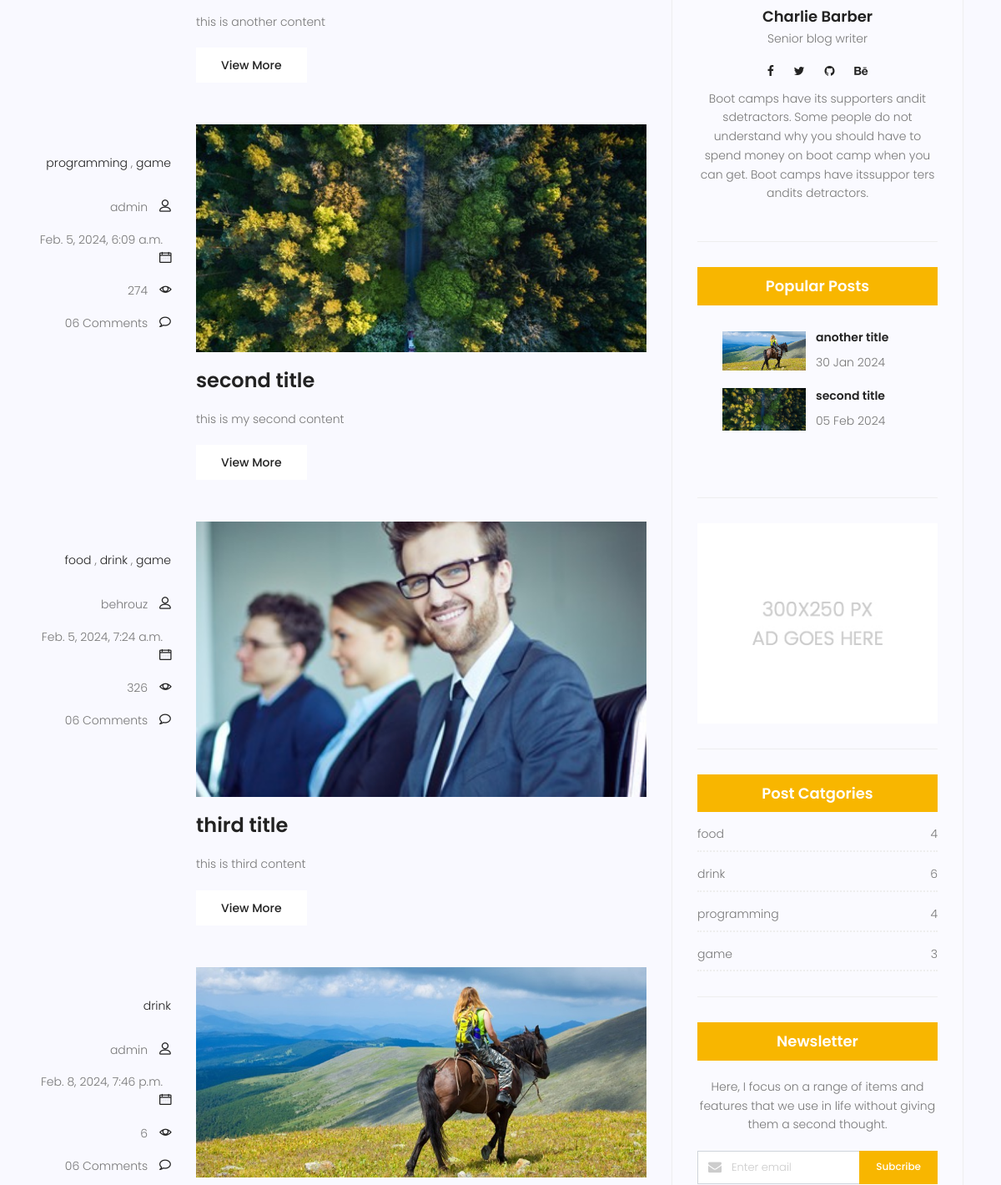
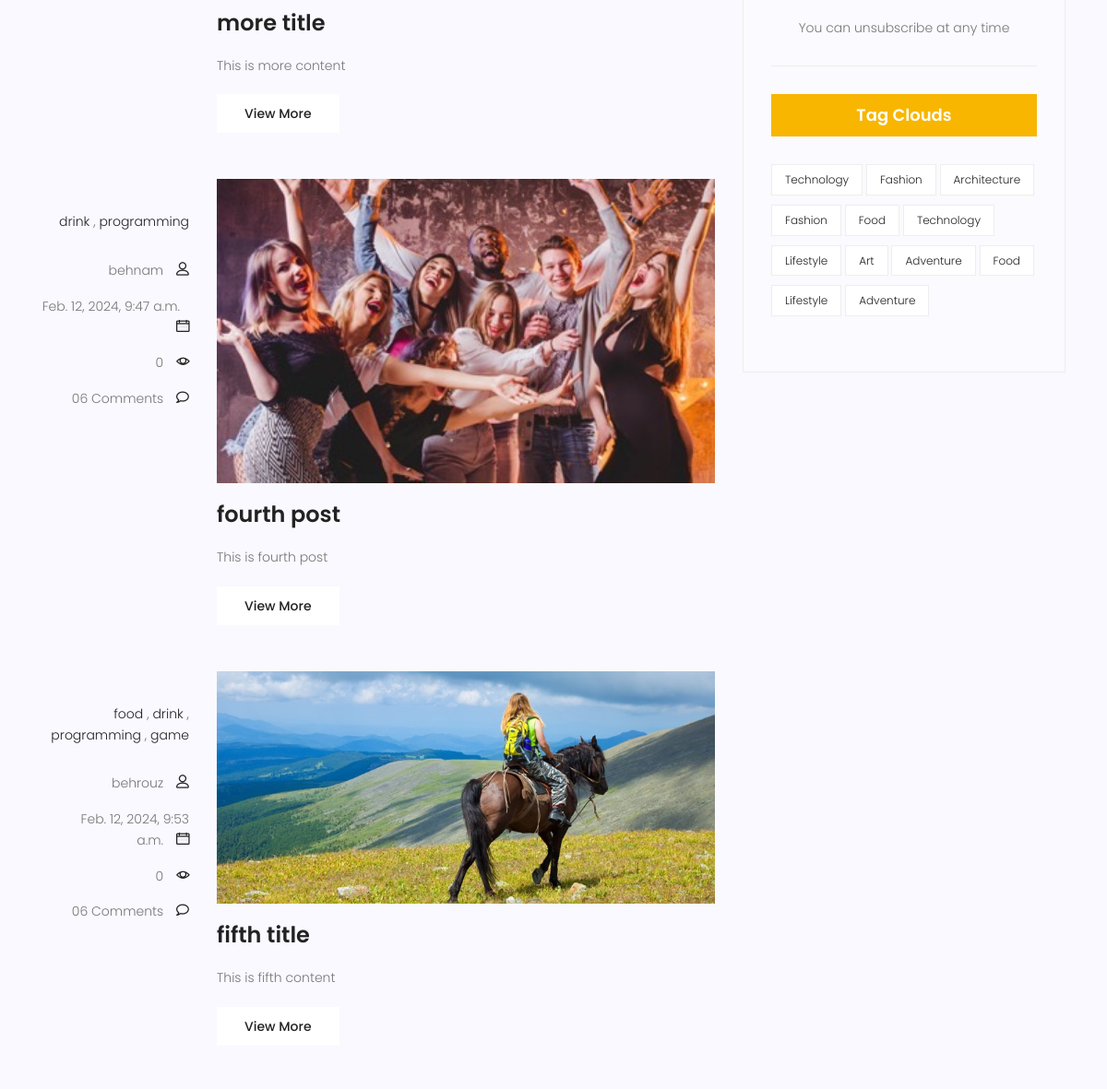
/blog/ (middle part), run on an earlier commit of the app's database (2 pictures, top to bottom).
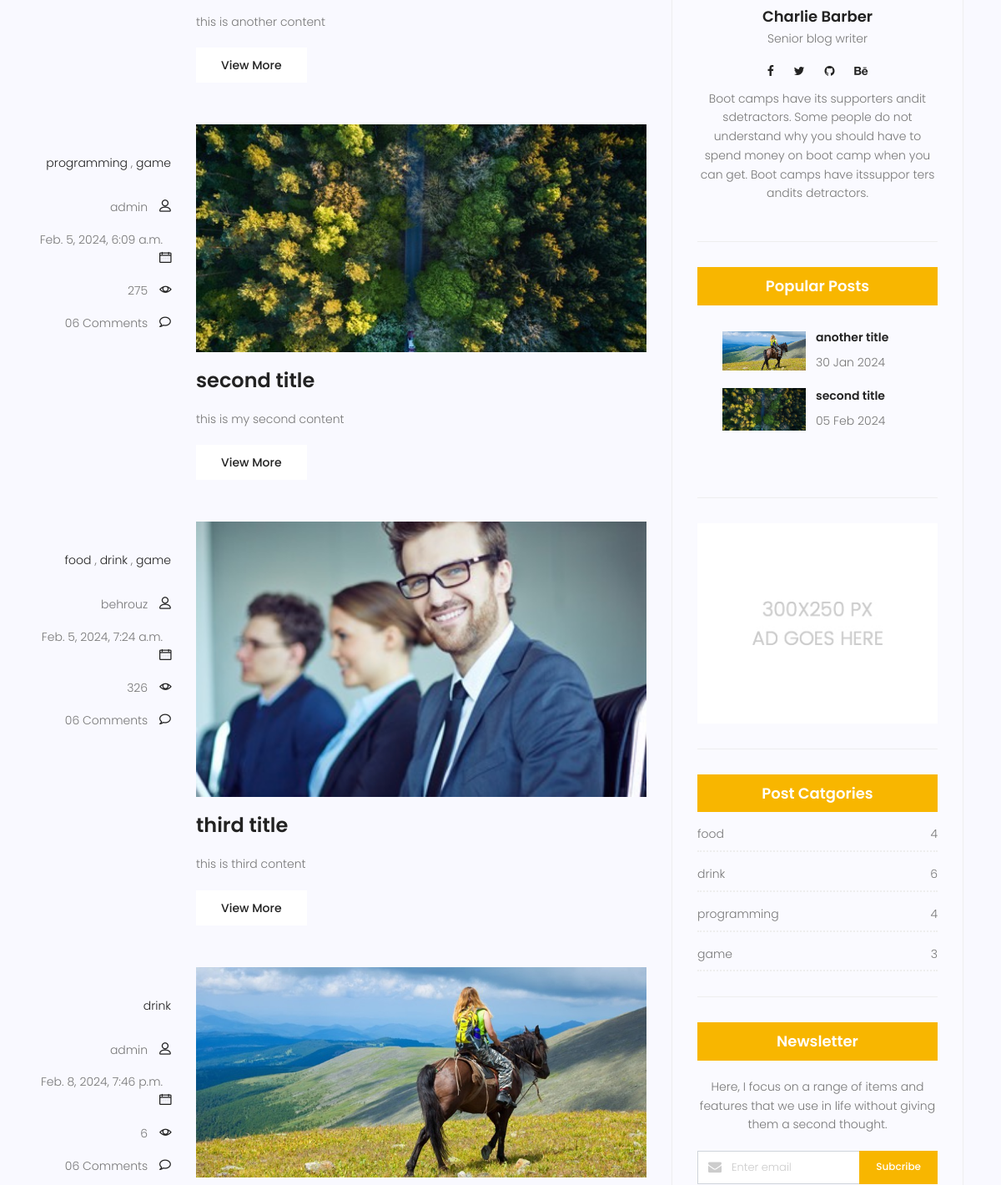
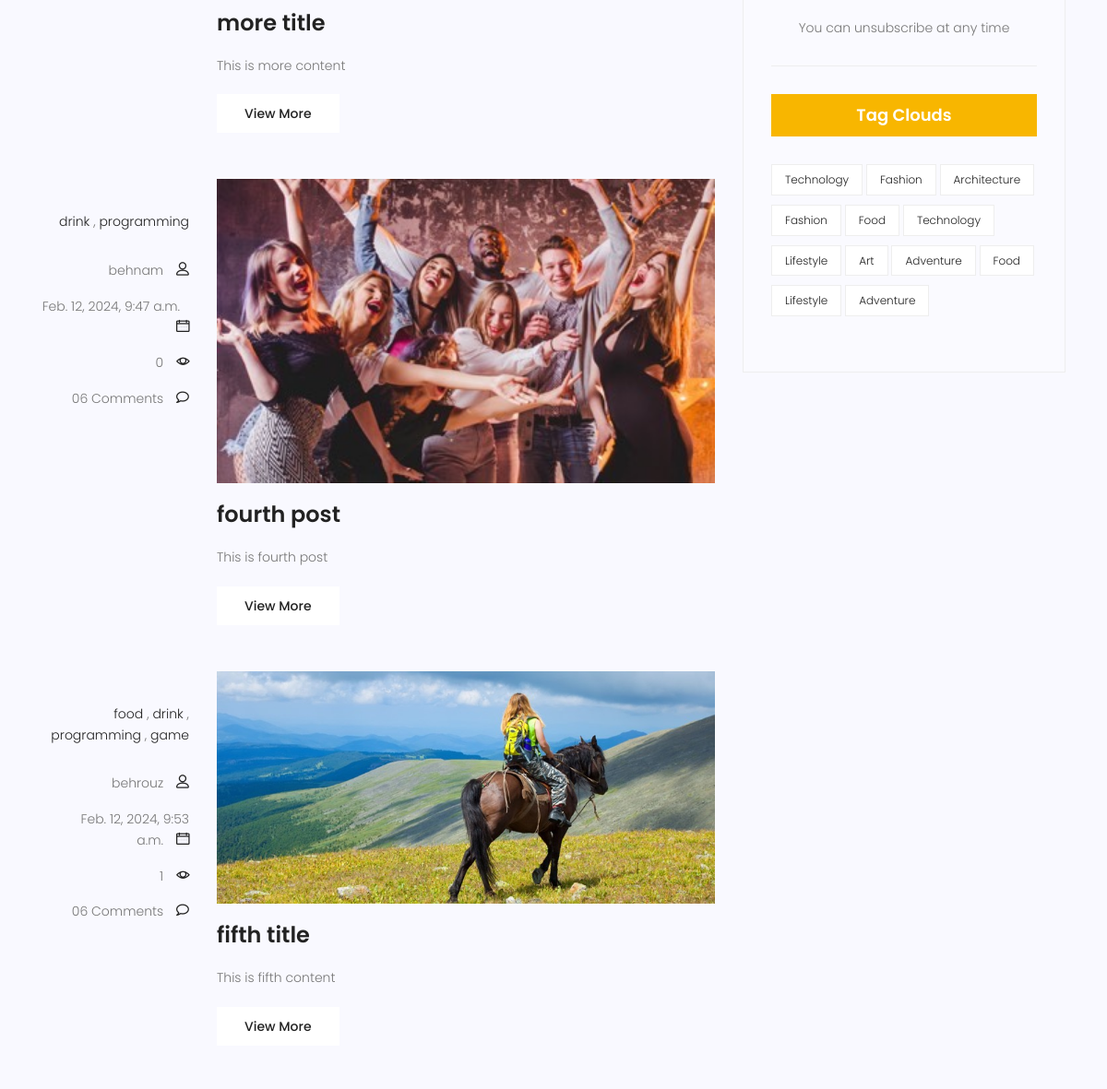
And on a later commit of the database (2 pictures, top to bottom).
### blog/models.py (models this page shows, shortened)
class Post(models.Model):
    author = models.ForeignKey(User, on_delete=models.SET_NULL, null=True)
    image = models.ImageField(upload_to='blog/', default='blog/default.jpg')
    title = models.CharField(max_length=250)
    content = models.TextField()
    category = models.ManyToManyField(Category)
    counted_view = models.IntegerField(default = 0)
    status = models.BooleanField(default = False)
    published_date = models.DateTimeField(null=True)
    creaded_date = models.DateTimeField(auto_now_add = True)
    updated_date = models.DateTimeField(auto_now = True)
    class Meta:
        ordering = ['published_date']

### blog/views.py (the view)
# urls.py: path('', blog_page, name = 'index'),
def blog_page(request, cat_name=None, author_name=None):
    posts = Post.objects.filter(status=True, published_date__lte=timezone.now())
    if cat_name:
        posts = posts.filter(category__name=cat_name, status=True, published_date__lte=timezone.now())
    if author_name:
        posts = posts.filter(author__username=author_name, status=True, published_date__lte=timezone.now())
    context = {'posts': posts}
    return render(request, 'blog/blog-home.html', context)

### blog/models.py (called while the page is built)
    def __str__(self):
        return self.name

### blog/templatetags/blog_tags.py (called while the page is built)
@register.inclusion_tag('blog/popular-posts.html')
def popular_post():
    posts = Post.objects.filter(status=1).order_by('published_date')[:2]
    return {'posts':posts}

@register.inclusion_tag('blog/post-category.html')
def post_category():
    posts = Post.objects.filter(status=1)
    categories = Category.objects.all()
    cat_dict = {}
    for name in categories:
        cat_dict[name] = posts.filter(category=name).count()
    return {'categories':cat_dict}

### templates/blog/blog-home.html (shortened to what the changed rows need)
{% extends 'base.html' %}
{% load static %}
{% load blog_tags %}
{% block content %}
<section class="post-content-area">
	<div class="container">
		<div class="row">
			<div class="col-lg-8 posts-list">
				{% for post in posts %}
				<div class="single-post row">
					<div class="col-lg-3  col-md-3 meta-details">
						<ul class="tags">
							{% for cat in post.category.all %}
							<li><a href="{% url 'blog:category' cat_name=cat.name %}">{{cat.name}}</a></li>
							{% if not forloop.last %}
							,
							{% endif %}
							{% endfor %}
						</ul>
						<div class="user-details row">
							<p class="user-name col-lg-12 col-md-12 col-6"><a
									href="{% url 'blog:author' author_name=post.author.username %}">{{post.author}}</a>
								<span class="lnr lnr-user"></span></p>
							<p class="date col-lg-12 col-md-12 col-6"><a href="#">{{post.published_date}}</a> <span
									class="lnr lnr-calendar-full"></span></p>
							<p class="view col-lg-12 col-md-12 col-6"><a href="#">{{post.counted_view}}</a> <span
									class="lnr lnr-eye"></span></p>
							<p class="comments col-lg-12 col-md-12 col-6"><a href="#">06 Comments</a> <span
									class="lnr lnr-bubble"></span></p>
						</div>
					</div>
					<div class="col-lg-9 col-md-9 ">
						<div class="feature-img">
							<img class="img-fluid" src="{{post.image.url}}" alt="">
						</div>
						<a class="posts-title" href="{% url 'blog:single' pid=post.id %}">
							<h3>{{post.title}}</h3>
						</a>
						<p class="excert">
							{{post.content}}
						</p>
						<a href="{% url 'blog:single' pid=post.id %}" class="primary-btn">View More</a>
					</div>
				</div>
				{% endfor %}
			</div>
			<div class="col-lg-4 sidebar-widgets">
				<div class="widget-wrap">
					<div class="single-sidebar-widget popular-post-widget">
						{% popular_post %}
					</div>
				</div>
			</div>
		</div>
	</div>
</section>
{% endblock %}

### templates/blog/popular-posts.html
{% load static %}
<div class="single-sidebar-widget popular-post-widget">
    <div class="popular-post-list">
        {% for post in posts %}
        <div class="single-post-list d-flex flex-row align-items-center">
            <div class="thumb">
                <img class="img-fluid" src="{{post.image.url}}" alt="">
            </div>
            <div class="details">
                <a href="{% url 'blog:single' pid=post.id %}">
                    <h6>{{post.title}}</h6>
                </a>
                <p>{{post.published_date|date:'d M Y'}}</p>
            </div>
        </div>
        {% endfor %}
    </div>
</div>

What changed in the data, as far as the page shows it:
changed Post "second title": counted_view "274" → "275"
changed Post "fifth title": counted_view "0" → "1"
